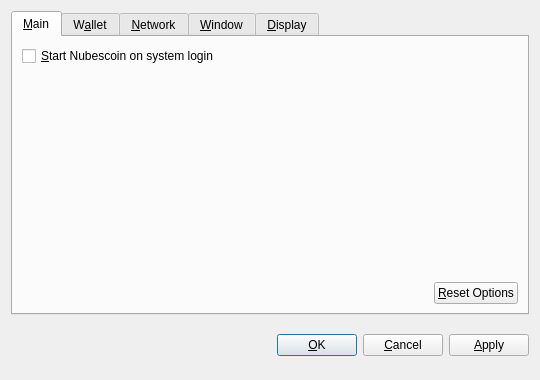
<?xml version="1.0" encoding="UTF-8"?>
<ui version="4.0">
 <class>OptionsDialog</class>
 <widget class="QDialog" name="OptionsDialog">
  <property name="geometry">
   <rect>
    <x>0</x>
    <y>0</y>
    <width>540</width>
    <height>380</height>
   </rect>
  </property>
  <property name="windowTitle">
   <string>Options</string>
  </property>
  <property name="modal">
   <bool>true</bool>
  </property>
  <layout class="QVBoxLayout" name="verticalLayout">
   <item>
    <widget class="QTabWidget" name="tabWidget">
     <property name="tabPosition">
      <enum>QTabWidget::North</enum>
     </property>
     <property name="currentIndex">
      <number>0</number>
     </property>
     <widget class="QWidget" name="tabMain">
      <attribute name="title">
       <string>&amp;Main</string>
      </attribute>
      <layout class="QVBoxLayout" name="verticalLayout_Main">
       <item>
        <widget class="QCheckBox" name="bitcoinAtStartup">
         <property name="toolTip">
          <string>Automatically start Nubescoin after logging in to the system.</string>
         </property>
         <property name="text">
          <string>&amp;Start Nubescoin on system login</string>
         </property>
        </widget>
       </item>
       <item>
        <spacer name="verticalSpacer_Main">
         <property name="orientation">
          <enum>Qt::Vertical</enum>
         </property>
         <property name="sizeHint" stdset="0">
          <size>
           <width>20</width>
           <height>40</height>
          </size>
         </property>
        </spacer>
       </item>
       <item>
        <layout class="QHBoxLayout" name="horizontalLayout_2_Main">
         <item>
          <spacer name="horizontalSpacer_2_Main">
           <property name="orientation">
            <enum>Qt::Horizontal</enum>
           </property>
           <property name="sizeHint" stdset="0">
            <size>
             <width>40</width>
             <height>20</height>
            </size>
           </property>
          </spacer>
         </item>
         <item>
          <widget class="QPushButton" name="resetButton">
           <property name="toolTip">
            <string>Reset all client options to default.</string>
           </property>
           <property name="text">
            <string>&amp;Reset Options</string>
           </property>
           <property name="autoDefault">
            <bool>false</bool>
           </property>
          </widget>
         </item>
        </layout>
       </item>
      </layout>
     </widget>
     <widget class="QWidget" name="tabWallet">
      <attribute name="title">
       <string>W&amp;allet</string>
      </attribute>
      <layout class="QVBoxLayout" name="verticalLayout_Network">
       <item>
        <widget class="QLabel" name="transactionFeeInfoLabel">
         <property name="text">
          <string>Optional transaction fee per kB that helps make sure your transactions are processed quickly. Most transactions are 1 kB.</string>
         </property>
         <property name="textFormat">
          <enum>Qt::PlainText</enum>
         </property>
         <property name="wordWrap">
          <bool>true</bool>
         </property>
        </widget>
       </item>
       <item>
        <layout class="QHBoxLayout" name="horizontalLayout_1_Main">
         <item>
          <widget class="QLabel" name="transactionFeeLabel">
           <property name="text">
            <string>Pay transaction &amp;fee</string>
           </property>
           <property name="textFormat">
            <enum>Qt::PlainText</enum>
           </property>
           <property name="buddy">
            <cstring>transactionFee</cstring>
           </property>
          </widget>
         </item>
         <item>
          <widget class="BitcoinAmountField" name="transactionFee"/>
         </item>
         <item>
          <spacer name="horizontalSpacer_1_Main">
           <property name="orientation">
            <enum>Qt::Horizontal</enum>
           </property>
           <property name="sizeHint" stdset="0">
            <size>
             <width>40</width>
             <height>20</height>
            </size>
           </property>
          </spacer>
         </item>
        </layout>
       </item>
       <item>
        <widget class="QLabel" name="label">
         <property name="text">
          <string>If you disable the spending of unconfirmed change, the change from a transaction cannot be used until that transaction has at least one confirmation. This also affects how your balance is computed.</string>
         </property>
         <property name="wordWrap">
          <bool>true</bool>
         </property>
        </widget>
       </item>
       <item>
        <widget class="QCheckBox" name="spendZeroConfChange">
         <property name="text">
          <string>Spend unconfirmed change  (experts only)</string>
         </property>
        </widget>
       </item>
       <item>
        <spacer name="verticalSpacer">
         <property name="orientation">
          <enum>Qt::Vertical</enum>
         </property>
         <property name="sizeHint" stdset="0">
          <size>
           <width>20</width>
           <height>40</height>
          </size>
         </property>
        </spacer>
       </item>
      </layout>
     </widget>
     <widget class="QWidget" name="tabNetwork">
      <attribute name="title">
       <string>&amp;Network</string>
      </attribute>
      <layout class="QVBoxLayout" name="verticalLayout_Network">
       <item>
        <widget class="QCheckBox" name="mapPortUpnp">
         <property name="toolTip">
          <string>Automatically open the Nubescoin client port on the router. This only works when your router supports UPnP and it is enabled.</string>
         </property>
         <property name="text">
          <string>Map port using &amp;UPnP</string>
         </property>
        </widget>
       </item>
       <item>
        <widget class="QCheckBox" name="connectSocks">
         <property name="toolTip">
          <string>Connect to the Nubescoin network through a SOCKS proxy (e.g. when connecting through Tor).</string>
         </property>
         <property name="text">
          <string>&amp;Connect through SOCKS proxy:</string>
         </property>
        </widget>
       </item>
       <item>
        <layout class="QHBoxLayout" name="horizontalLayout_Network">
         <item>
          <widget class="QLabel" name="proxyIpLabel">
           <property name="text">
            <string>Proxy &amp;IP:</string>
           </property>
           <property name="textFormat">
            <enum>Qt::PlainText</enum>
           </property>
           <property name="buddy">
            <cstring>proxyIp</cstring>
           </property>
          </widget>
         </item>
         <item>
          <widget class="QValidatedLineEdit" name="proxyIp">
           <property name="maximumSize">
            <size>
             <width>140</width>
             <height>16777215</height>
            </size>
           </property>
           <property name="toolTip">
            <string>IP address of the proxy (e.g. 127.0.0.1)</string>
           </property>
          </widget>
         </item>
         <item>
          <widget class="QLabel" name="proxyPortLabel">
           <property name="text">
            <string>&amp;Port:</string>
           </property>
           <property name="textFormat">
            <enum>Qt::PlainText</enum>
           </property>
           <property name="buddy">
            <cstring>proxyPort</cstring>
           </property>
          </widget>
         </item>
         <item>
          <widget class="QLineEdit" name="proxyPort">
           <property name="maximumSize">
            <size>
             <width>55</width>
             <height>16777215</height>
            </size>
           </property>
           <property name="toolTip">
            <string>Port of the proxy (e.g. 9050)</string>
           </property>
          </widget>
         </item>
         <item>
          <widget class="QLabel" name="socksVersionLabel">
           <property name="text">
            <string>SOCKS &amp;Version:</string>
           </property>
           <property name="textFormat">
            <enum>Qt::PlainText</enum>
           </property>
           <property name="buddy">
            <cstring>socksVersion</cstring>
           </property>
          </widget>
         </item>
         <item>
          <widget class="QValueComboBox" name="socksVersion">
           <property name="toolTip">
            <string>SOCKS version of the proxy (e.g. 5)</string>
           </property>
          </widget>
         </item>
         <item>
          <spacer name="horizontalSpacer_Network">
           <property name="orientation">
            <enum>Qt::Horizontal</enum>
           </property>
           <property name="sizeHint" stdset="0">
            <size>
             <width>40</width>
             <height>20</height>
            </size>
           </property>
          </spacer>
         </item>
        </layout>
       </item>
       <item>
        <spacer name="verticalSpacer_Network">
         <property name="orientation">
          <enum>Qt::Vertical</enum>
         </property>
         <property name="sizeHint" stdset="0">
          <size>
           <width>20</width>
           <height>40</height>
          </size>
         </property>
        </spacer>
       </item>
      </layout>
     </widget>
     <widget class="QWidget" name="tabWindow">
      <attribute name="title">
       <string>&amp;Window</string>
      </attribute>
      <layout class="QVBoxLayout" name="verticalLayout_Window">
       <item>
        <widget class="QCheckBox" name="minimizeToTray">
         <property name="toolTip">
          <string>Show only a tray icon after minimizing the window.</string>
         </property>
         <property name="text">
          <string>&amp;Minimize to the tray instead of the taskbar</string>
         </property>
        </widget>
       </item>
       <item>
        <widget class="QCheckBox" name="minimizeOnClose">
         <property name="toolTip">
          <string>Minimize instead of exit the application when the window is closed. When this option is enabled, the application will be closed only after selecting Quit in the menu.</string>
         </property>
         <property name="text">
          <string>M&amp;inimize on close</string>
         </property>
        </widget>
       </item>
       <item>
        <spacer name="verticalSpacer_Window">
         <property name="orientation">
          <enum>Qt::Vertical</enum>
         </property>
         <property name="sizeHint" stdset="0">
          <size>
           <width>20</width>
           <height>40</height>
          </size>
         </property>
        </spacer>
       </item>
      </layout>
     </widget>
     <widget class="QWidget" name="tabDisplay">
      <attribute name="title">
       <string>&amp;Display</string>
      </attribute>
      <layout class="QVBoxLayout" name="verticalLayout_Display">
       <item>
        <layout class="QHBoxLayout" name="horizontalLayout_1_Display">
         <item>
          <widget class="QLabel" name="langLabel">
           <property name="text">
            <string>User Interface &amp;language:</string>
           </property>
           <property name="textFormat">
            <enum>Qt::PlainText</enum>
           </property>
           <property name="buddy">
            <cstring>lang</cstring>
           </property>
          </widget>
         </item>
         <item>
          <widget class="QValueComboBox" name="lang">
           <property name="toolTip">
            <string>The user interface language can be set here. This setting will take effect after restarting Nubescoin.</string>
           </property>
          </widget>
         </item>
        </layout>
       </item>
       <item>
        <layout class="QHBoxLayout" name="horizontalLayout_2_Display">
         <item>
          <widget class="QLabel" name="unitLabel">
           <property name="text">
            <string>&amp;Unit to show amounts in:</string>
           </property>
           <property name="textFormat">
            <enum>Qt::PlainText</enum>
           </property>
           <property name="buddy">
            <cstring>unit</cstring>
           </property>
          </widget>
         </item>
         <item>
          <widget class="QValueComboBox" name="unit">
           <property name="toolTip">
            <string>Choose the default subdivision unit to show in the interface and when sending coins.</string>
           </property>
          </widget>
         </item>
        </layout>
       </item>
       <item>
        <widget class="QCheckBox" name="displayAddresses">
         <property name="toolTip">
          <string>Whether to show Nubescoin addresses in the transaction list or not.</string>
         </property>
         <property name="text">
          <string>&amp;Display addresses in transaction list</string>
         </property>
        </widget>
       </item>
       <item>
        <widget class="QCheckBox" name="coinControlFeatures">
         <property name="toolTip">
          <string>Whether to show coin control features or not.</string>
         </property>
         <property name="text">
          <string>Display coin &amp;control features (experts only!)</string>
         </property>
        </widget>
       </item>
       <item>
        <spacer name="verticalSpacer_Display">
         <property name="orientation">
          <enum>Qt::Vertical</enum>
         </property>
         <property name="sizeHint" stdset="0">
          <size>
           <width>20</width>
           <height>40</height>
          </size>
         </property>
        </spacer>
       </item>
      </layout>
     </widget>
    </widget>
   </item>
   <item>
    <layout class="QHBoxLayout" name="horizontalLayout_Buttons">
     <item>
      <spacer name="horizontalSpacer_1">
       <property name="orientation">
        <enum>Qt::Horizontal</enum>
       </property>
       <property name="sizeHint" stdset="0">
        <size>
         <width>40</width>
         <height>48</height>
        </size>
       </property>
      </spacer>
     </item>
     <item>
      <widget class="QLabel" name="statusLabel">
       <property name="font">
        <font>
         <weight>75</weight>
         <bold>true</bold>
        </font>
       </property>
       <property name="text">
        <string/>
       </property>
       <property name="textFormat">
        <enum>Qt::PlainText</enum>
       </property>
       <property name="wordWrap">
        <bool>true</bool>
       </property>
      </widget>
     </item>
     <item>
      <spacer name="horizontalSpacer_2">
       <property name="orientation">
        <enum>Qt::Horizontal</enum>
       </property>
       <property name="sizeHint" stdset="0">
        <size>
         <width>40</width>
         <height>48</height>
        </size>
       </property>
      </spacer>
     </item>
     <item>
      <widget class="QPushButton" name="okButton">
       <property name="text">
        <string>&amp;OK</string>
       </property>
      </widget>
     </item>
     <item>
      <widget class="QPushButton" name="cancelButton">
       <property name="text">
        <string>&amp;Cancel</string>
       </property>
       <property name="autoDefault">
        <bool>false</bool>
       </property>
      </widget>
     </item>
     <item>
      <widget class="QPushButton" name="applyButton">
       <property name="text">
        <string>&amp;Apply</string>
       </property>
       <property name="autoDefault">
        <bool>false</bool>
       </property>
      </widget>
     </item>
    </layout>
   </item>
  </layout>
 </widget>
 <customwidgets>
  <customwidget>
   <class>BitcoinAmountField</class>
   <extends>QSpinBox</extends>
   <header>bitcoinamountfield.h</header>
  </customwidget>
  <customwidget>
   <class>QValueComboBox</class>
   <extends>QComboBox</extends>
   <header>qvaluecombobox.h</header>
  </customwidget>
  <customwidget>
   <class>QValidatedLineEdit</class>
   <extends>QLineEdit</extends>
   <header>qvalidatedlineedit.h</header>
  </customwidget>
 </customwidgets>
 <resources/>
 <connections/>
</ui>
